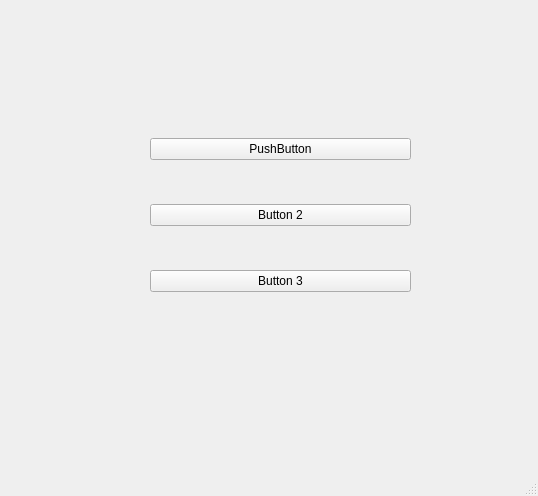
<?xml version="1.0" encoding="UTF-8"?>
<ui version="4.0">
 <class>MainWindow</class>
 <widget class="QMainWindow" name="MainWindow">
  <property name="geometry">
   <rect>
    <x>0</x>
    <y>0</y>
    <width>538</width>
    <height>496</height>
   </rect>
  </property>
  <property name="windowTitle">
   <string>MainWindow</string>
  </property>
  <widget class="QWidget" name="centralwidget">
   <widget class="QWidget" name="verticalLayoutWidget">
    <property name="geometry">
     <rect>
      <x>150</x>
      <y>100</y>
      <width>261</width>
      <height>231</height>
     </rect>
    </property>
    <layout class="QVBoxLayout" name="verticalLayout">
     <item>
      <widget class="QPushButton" name="b1">
       <property name="text">
        <string>PushButton</string>
       </property>
      </widget>
     </item>
     <item>
      <widget class="QPushButton" name="b2">
       <property name="text">
        <string>Button 2</string>
       </property>
      </widget>
     </item>
     <item>
      <widget class="QPushButton" name="b3">
       <property name="text">
        <string>Button 3</string>
       </property>
      </widget>
     </item>
    </layout>
   </widget>
  </widget>
  <widget class="QMenuBar" name="menubar">
   <property name="geometry">
    <rect>
     <x>0</x>
     <y>0</y>
     <width>538</width>
     <height>25</height>
    </rect>
   </property>
  </widget>
  <widget class="QStatusBar" name="statusbar"/>
 </widget>
 <resources/>
 <connections/>
</ui>
